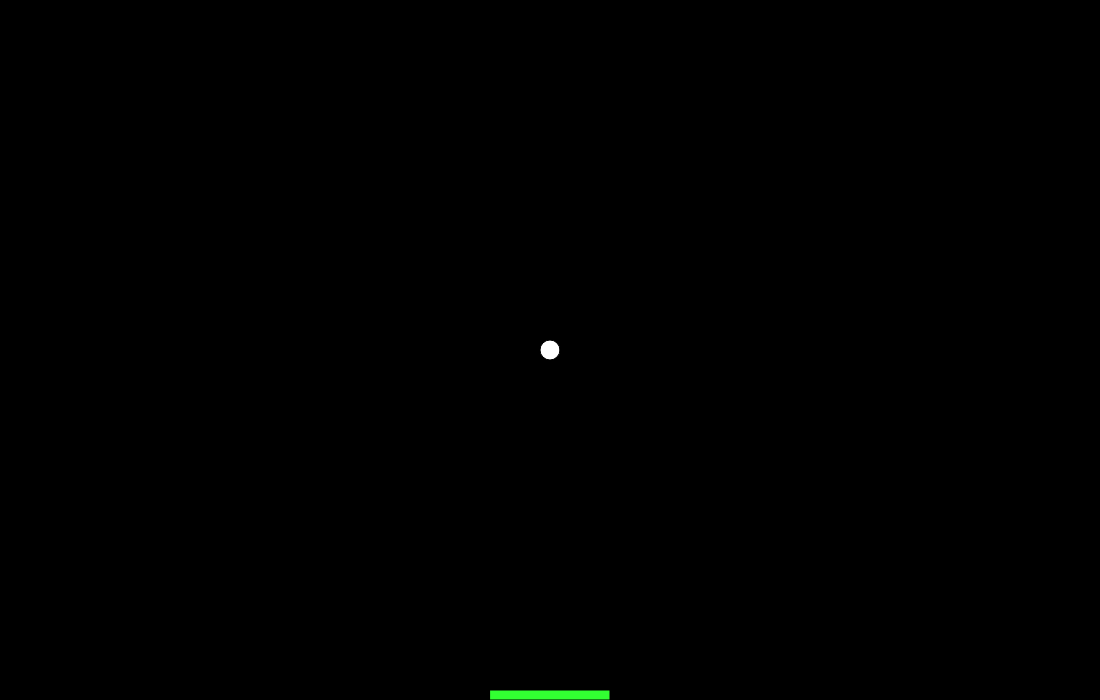
Frame 1 (no input)
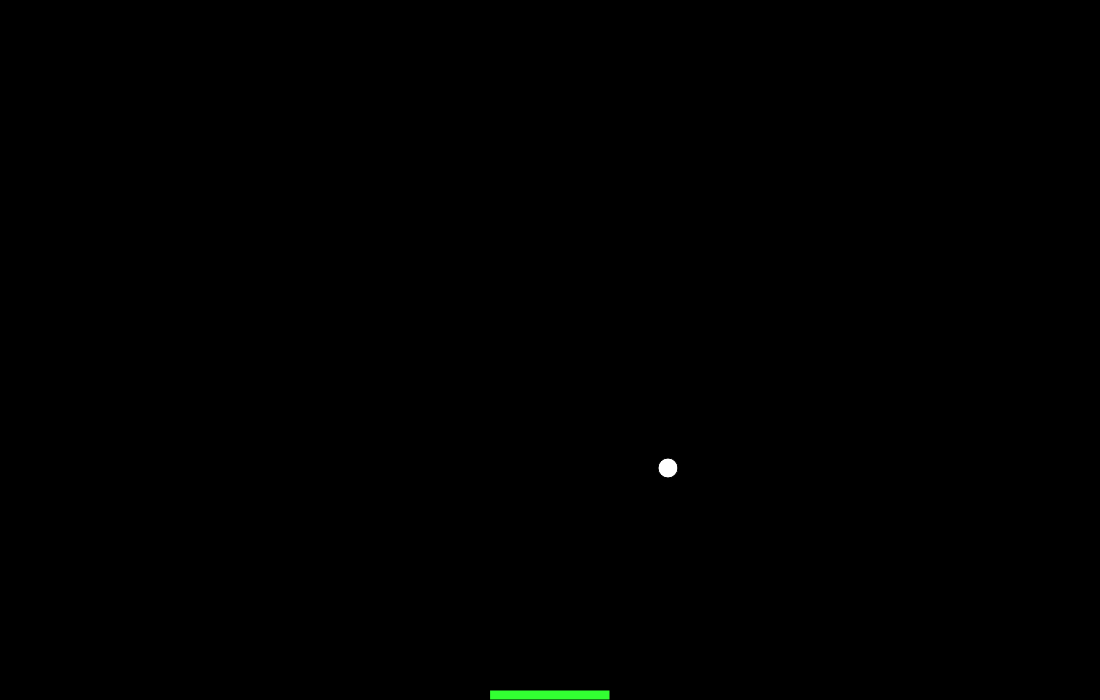
Frame 60 (no input)
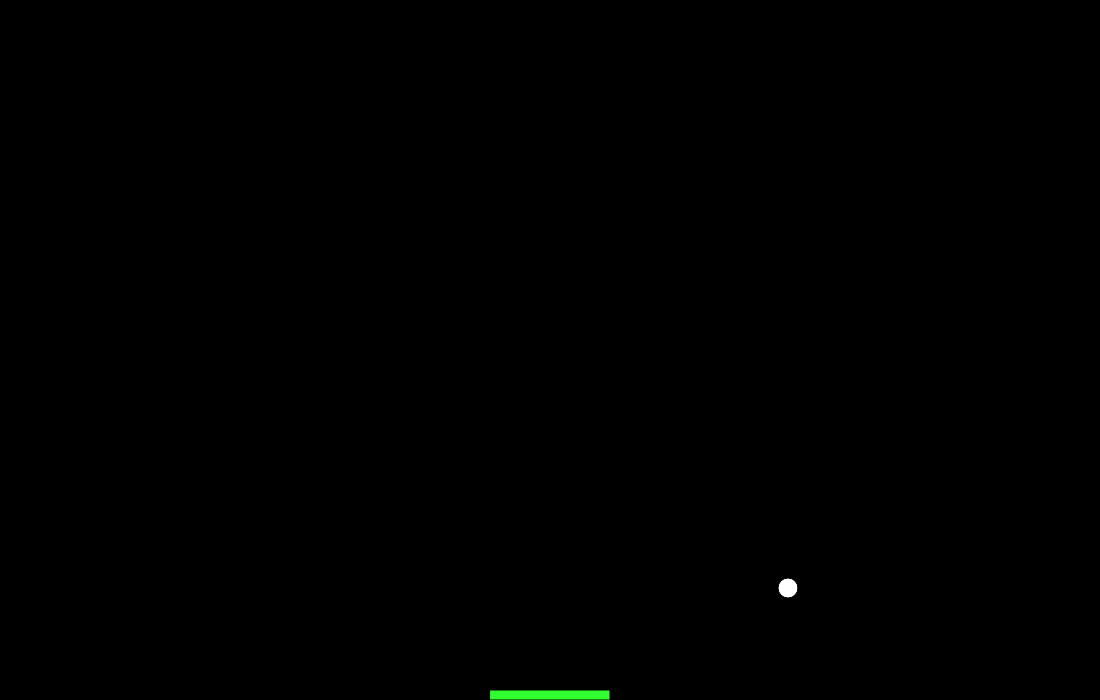
Frame 120 (the mouse pressed at the canvas centre since frame 60)

The p5.js sketch that drew these frames (run headless with seeded random() and noise() and a simulated clock; from frame 60 on, the mouse is pressed at the canvas centre):

// p5.js sketch
// ── sketch.js
var ball;
var paddle;
var tiles = [];
function setup() {
  createCanvas(1100, 700);
  ball = new ball();
  paddle = new paddle();
  // add loop to create matrix of tiles

}

function draw() {
    background(0);
    ball.show();
    paddle.show();
// add rendering of the matrix of tiles
    paddle.update();
    ball.update();
  
    checkCollision();

  


}


function checkCollision()
{
  if(ball.y + ball.dy < ball.radius/2 || ball.y +ball.dy > height - ball.radius/2)
  {
    ball.dy = -ball.dy;
  }
  
  if( ball.x + ball.dx < ball.radius/2 || ball.x + ball.dx > width - ball.radius/2)
  {
    ball.dx = -ball.dx;
  }
  if(((ball.y + ball.dy > (paddle.y - ball.radius/2)) && ball.dy > 0 )&& (((ball.x + ball.dx) > paddle.x) && ((ball.x + ball.dx) < (paddle.x + paddle.length))))
  {
    ball.dy = -ball.dy;
  }

}


// ── ball.js

function ball()
{
    this.y = height/2;
    this.x  = width/2;
    this.dx = 2;
    this.dy = 2;
    this.radius = 20;


this.update = function()
{
this.y += this.dy;
this.x += this.dx;
}

this.show = function()
{
    fill(255);
    ellipse(this.x,this.y,this.radius,this.radius);
}
}
// ── paddle.js

function paddle()
{
    this.length = 120
    this.height = 10;
    this.x = width/2 - this.length/2;
    this.y = height - this.height;


this.show = function()
{
    fill(50,255,50);
    rect(this.x, this.y, this.length, this.height);

}
this.update = function()
{
    if(keyIsDown(65) && this.x > 0)
    {
        this.moveleft();
    }
    if(keyIsDown(68) && this.x+this.length <width)
    {
        this.moveright();
    }
}

this.moveleft = function()
{
    this.x -=4;
}

this.moveright = function()
{
    this.x+=4;
}
}
// ── tile.js
function tile(x,y)
{
this.length = 120;
this.height = 10;
this.x = x;
this.y = y;

this.show = function()
{
    fill(50,255,50);
    rect(this.x, this.y, this.length, this.height);

}

}
